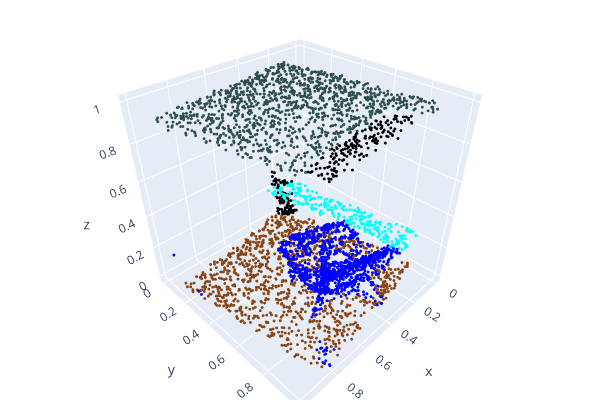

Write notebook code for a chart like this one.
### Markdown cell above
Get an example and display it

### Code cell
points, targets = s3dis_train[1000]

pcd = o3.geometry.PointCloud()
pcd.points = o3.utility.Vector3dVector(points)
pcd.colors = o3.utility.Vector3dVector(np.vstack(v_map_colors(targets)).T/255)

# draw(pcd)
o3.visualization.draw_plotly([pcd])

### Figure 1 — Plotly figure (JSON) as saved in the notebook; plotly's stock layout.template omitted (floating-point values rounded to 4 significant figures; data arrays with more than 128 entries replaced by an {"elided": "..."} marker saying what was removed)
{"data": [{"marker": {"color": {"elided": "4096x3 float values"}, "size": 1}, "mode": "markers", "type": "scatter3d", "x": {"elided": "4096 float values"}, "y": {"elided": "4096 float values"}, "z": {"elided": "4096 float values"}}], "layout": {"height": 400, "margin": {"b": 0, "l": 0, "r": 0, "t": 0}, "scene": {"camera": {"center": {"x": 0, "y": 0, "z": 0}, "up": {"x": 0, "y": 0, "z": 1}}}, "showlegend": false, "width": 600}}
